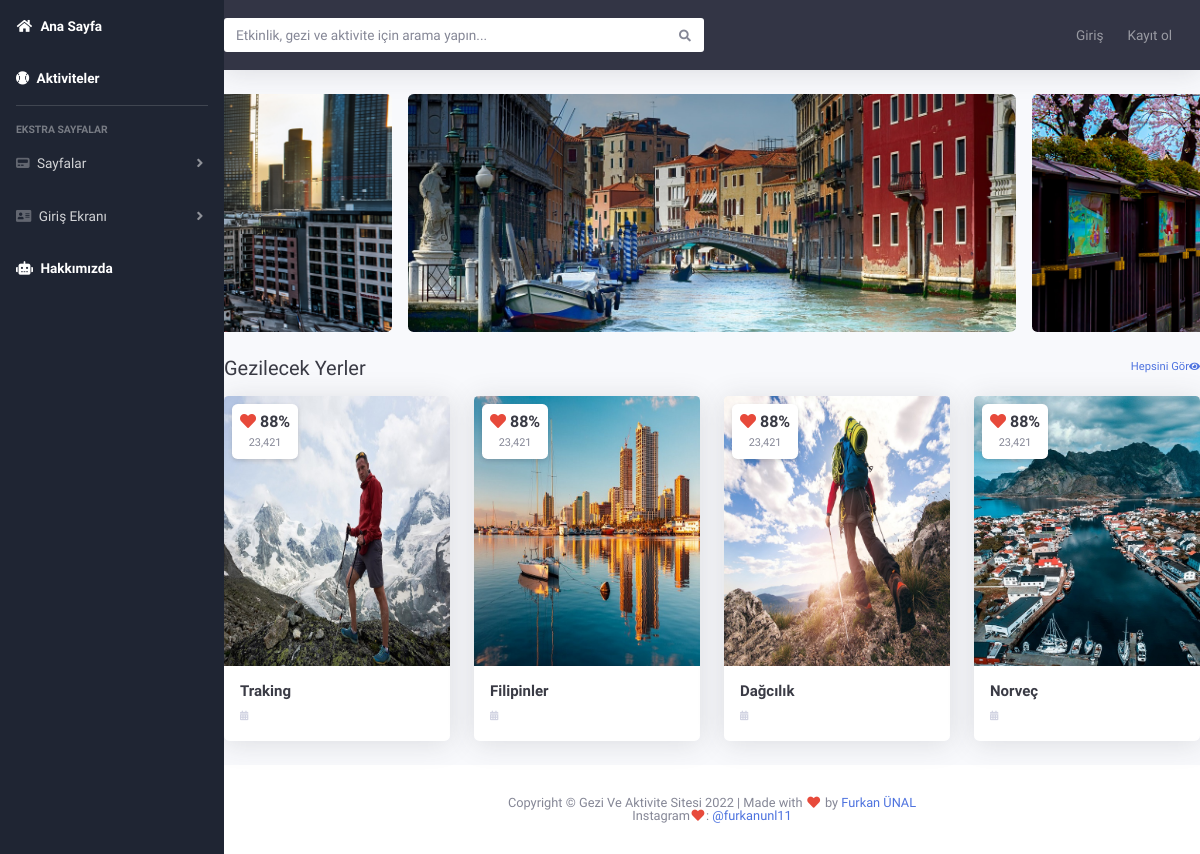
Screenshot of /anasayfa with the database file from the repository.
### geziler/models.py (models this page shows, shortened)
class Category(models.Model):
    STATUS = (
        ('True','Evet'),
        ('False',"Hayır")
    )
    id = models.AutoField(primary_key=True)
    title = models.CharField("Başlık",max_length=50, null=True)
    slug = models.CharField(max_length=50, null=True)
    description = models.TextField("Açıklama",validators= [MinLengthValidator(20)])
    image = models.CharField("Resim",max_length=50, null=True)
    created_at = models.DateTimeField(auto_now_add=True, null=True)
    updated_at = models.DateTimeField(auto_now=True, null=True)
    isActive = models.BooleanField(default=False)
    isHome = models.BooleanField(default=False)
    titleforhead = models.CharField("Kafa Başlığı", max_length=50,null=True)

### geziler/views.py (the view)
# urls.py: path("anasayfa", views.index, name="home_page"),
def index(request):
    geziler = Category.objects.filter(isActive = True,isHome = True)
    sliders = data["sliders"]
    return render(request, 'index.html', {
        "geziler": geziler,
        "sliders": sliders
    })

### geziler/templates/index.html (shortened to what this page needs)
{% extends 'geziler/base.html' %}
{% load static %}
{% block css_files %}
<link rel="stylesheet" type="text/css" href="{% static 'vendor/slick/slick.min.css' %}" />
<link rel="stylesheet" type="text/css" href="{% static 'vendor/slick/slick-theme.min.css' %}" />
{% endblock  %}
{% block content %}
<div id="wrapper">
{% include 'include/_sidebar.html' %}
  <div id="content-wrapper" class="d-flex flex-column">
    <div id="content">
        {% include 'include/_topbar.html' %}
      {% include 'include/_slider.html' %}
    </div>
    <div class="d-sm-flex align-items-center justify-content-between mt-4 mb-3">
      <h1 class="h5 mb-0 text-gray-900">Gezilecek Yerler</h1>
      <a href="gezilecekyerler.html" class="d-none d-sm-inline-block text-xs"
        >Hepsini Gör<i class="fas fa-eye fa-sm"></i
      ></a>
    </div>
    <div class="row">
      {% for gezi in  geziler %}
        <div class="col-xl-3 col-md-6 mb-4">
          {% include 'include/_geziler.html' %}
        </div>
      {% endfor %}
    </div>
    {% include 'include/_footer.html' %}
  </div>
</div>
{% endblock %}

### geziler/templates/include/_geziler.html (shortened to what this page needs)
{% load static %}
<div class="card m-card shadow border-0">
    <a href="{% url 'gezi-detay' gezi.slug %}">
      <div class="m-card-cover">
        <div
          class="position-absolute bg-white shadow-sm rounded text-center p-2 m-2 love-box"
        >
          <h6 class="text-gray-900 mb-0 font-weight-bold">
            <i class="fas fa-heart text-danger"></i> 88%
          </h6>
          <small class="text-muted">23,421</small>
        </div>
        <img
          src="{% static 'img/'|add:gezi.image %}" class="card-img-top" alt="..."/>
      </div>
      <div class="card-body p-3">
        <h5 class="card-title text-gray-900 mb-1"> {{gezi.title}} </h5>
        <p class="card-text">
          <small class="text-danger"
            ><i class="fas fa-calendar-alt fa-sm text-gray-400"></i> {{gezi.date}}  </small
          >
        </p>
      </div>
    </a>
  </div>

### rows the page displays
Category: image (picture), title "Traking"
Category: image (picture), title "Filipinler"
Category: image (picture), title "Dağcılık"
Category: image (picture), title "Norveç"
